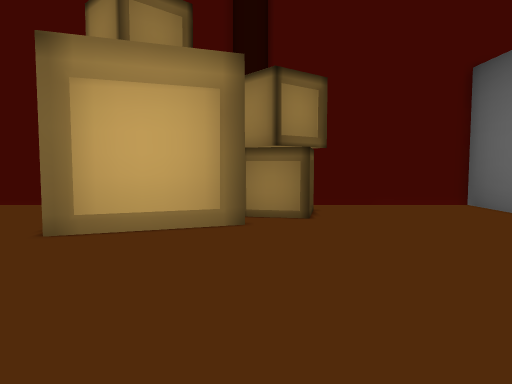
View 1 (above)

16 first-person views from a walk through a scene from a Unity 3-D project. The camera is 1.2 m above the floor, tilts 4° down and sees 70° across. The floor is counted in squares, 1 m on a side. Each view is taken from the middle of a square. On the plan, view 1 faces up. The plan holds only what a view shows up to about 15 squares ahead; the rest is blank. The place goes on beyond the plan.

View 2
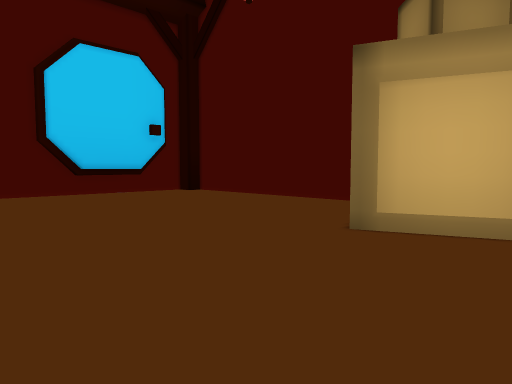

View 3
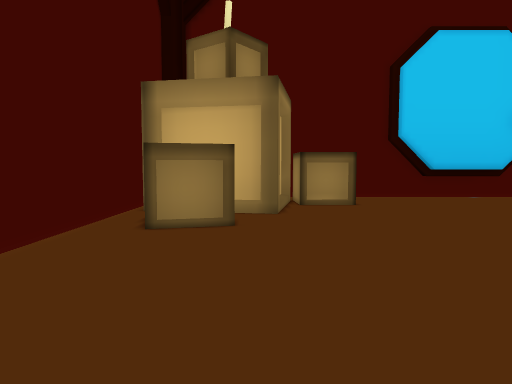

View 4
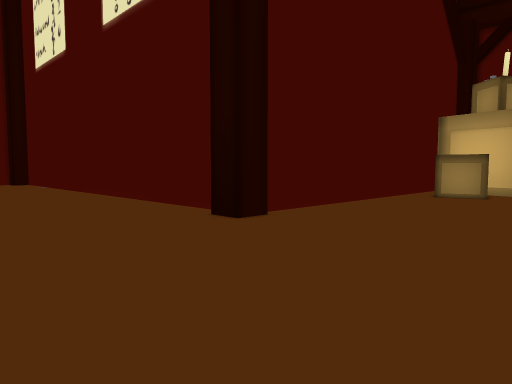

View 5
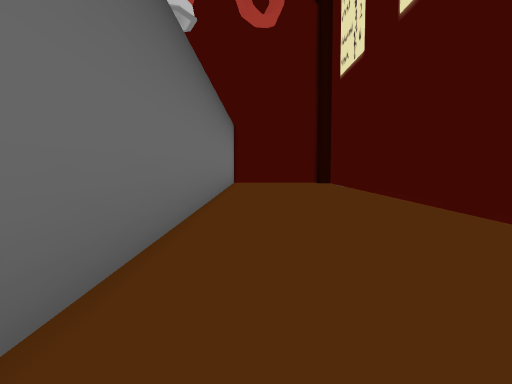

View 6
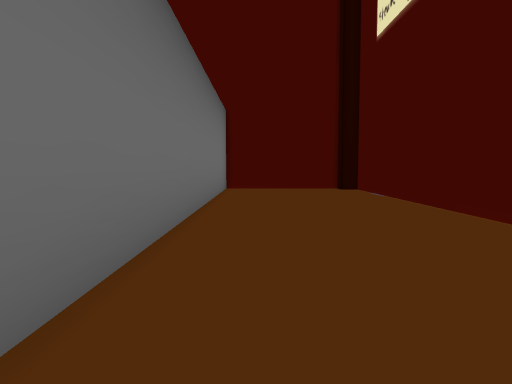

View 7
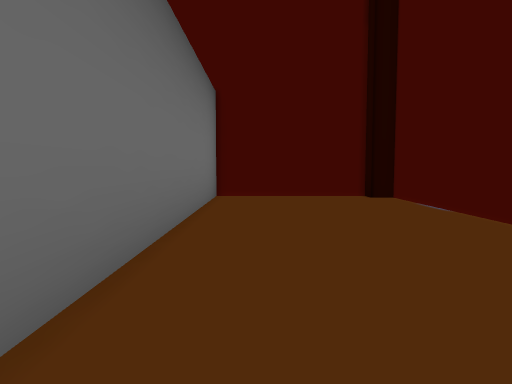

View 8
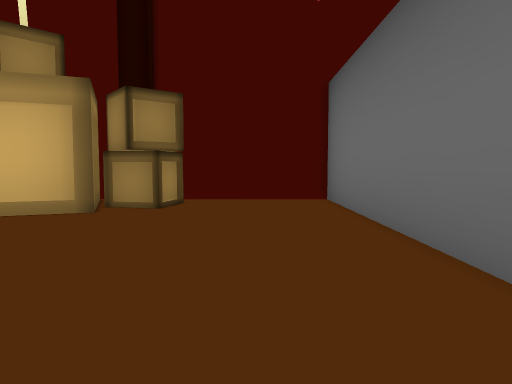

View 9
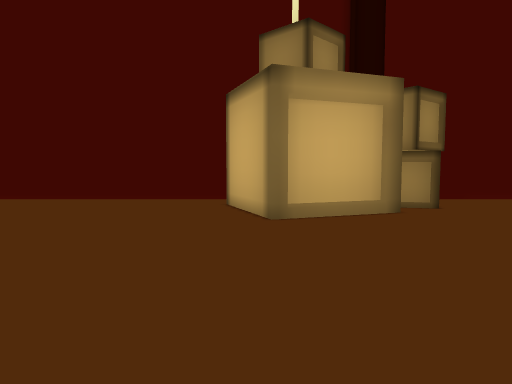

View 10
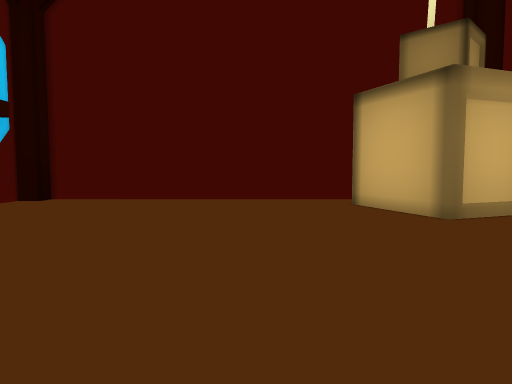

View 11
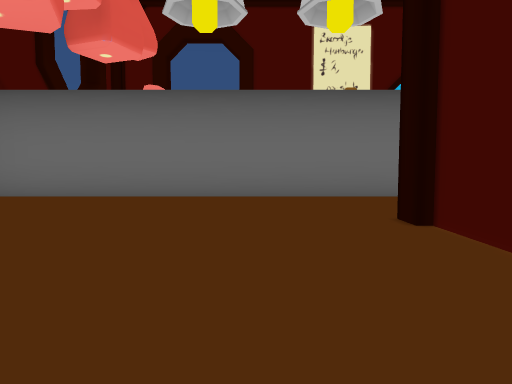

View 12
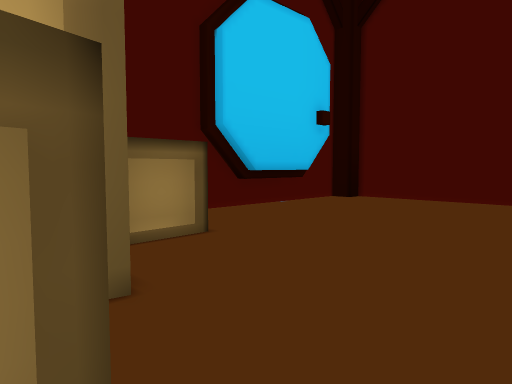

View 13
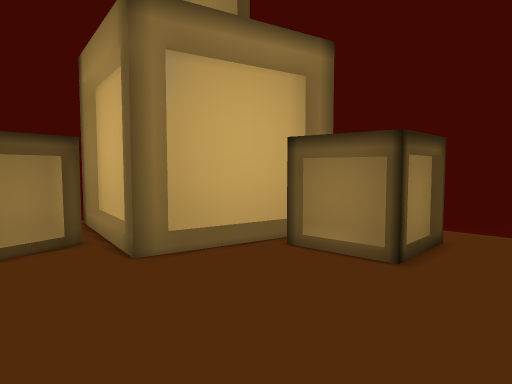

View 14
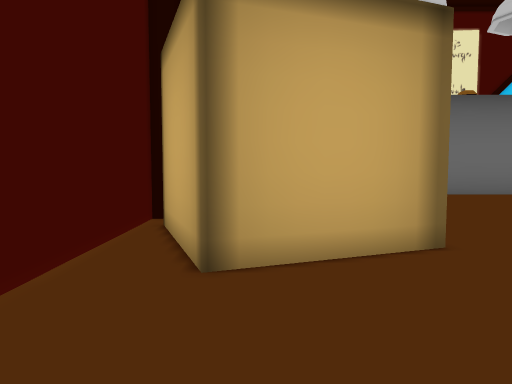

View 15
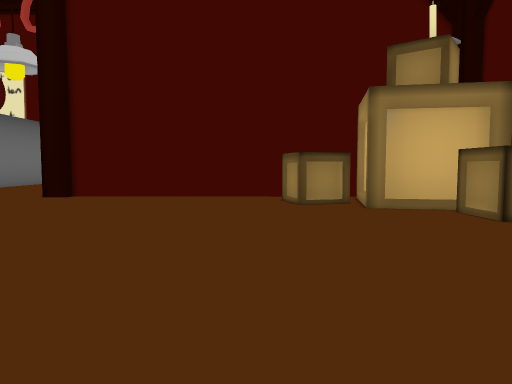

View 16
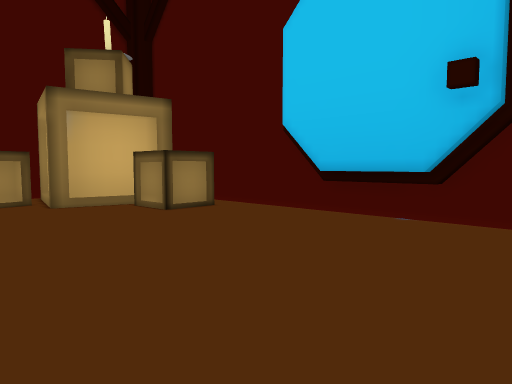

### Floor plan
Points are (right, up) in squares from view 1. A wall is a line through its corners. A room is listed if a view was taken in it or the views show most of it. See-through windows are left out.
Room 1 (views 1, 2, 3, 4, 5, 6, 7, 8, 9, 10, 11, 12, 13, 14, 15, 16)
walls: (-0.3, -6) (-0.3, -25.1); (-3.2, 6.4) (-3.6, 6.2) (-4.9, 9.6) (-1.5, 10.9); (-11.1, -2) (-9.3, -1.6) (-8.9, -3.2); (-11.5, -0.9) (-12, -3.6); (-0.7, 7.6) (-3.3, 6.5); (-11.8, -3.6) (-11.9, -4.1); (-0.4, 7.9) (-0.2, 7.5) (-0.9, 7.2); (-12.4, -0.2) (-11.2, -0.5) (-11.4, -1.5); (-13, -4.4) (-0.6, -4.6); (1.9, 9.3) (0.4, 8.2); (-14, -0.2) (-11.8, -0.6); (1.5, 10.2) (1.1, 8.5) (-0.4, 8.9); (-0.6, 11.4) (-15.6, 11.4); (-15.1, 1.9) (-13.4, 2) (-13.3, 0.4); (-16, 5.6) (-16, 4.9); (-15.9, 6.6) (-16, 5.7); (-15.6, 8.8) (-15.6, 5); (-16.3, 10.8) (-16.3, 1); (0.5, -25.9) (6.6, -25.9) (6.6, 11.4) (1.2, 11.4)
low walls: (-2.3, 6.7) (-2.9, 6.5); (-1, 7.2) (-2.1, 6.8)

Where each view was taken, in squares from view 1:
view 1: 0 up, 0 right, facing up
view 2: 0 up, 0 right, facing up-left
view 3: 1 down, 2 left, facing left
view 4: 2 up, 6 right, facing down-left
view 5: 1 up, 5 right, facing down
view 6: 6 down, 5 right, facing down
view 7: 11 down, 5 right, facing down
view 8: 2 down, 4 right, facing up
view 9: 2 down, 4 left, facing up
view 10: 2 down, 8 left, facing up
view 11: 1 down, 8 left, facing right
view 12: 2 down, 8 left, facing up-left
view 13: 4 up, 9 left, facing down-left
view 14: 9 up, 9 left, facing right
view 15: 10 up, 8 left, facing down
view 16: 11 up, 8 left, facing down-left
